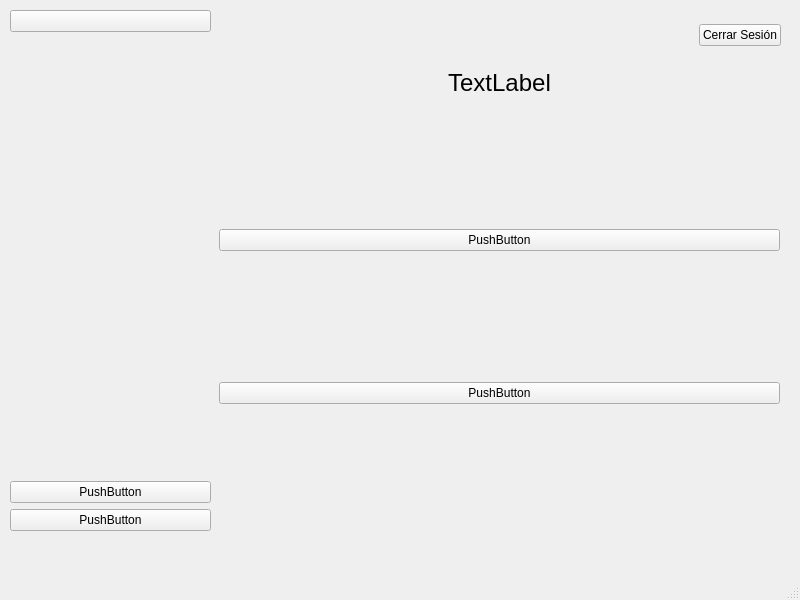
<?xml version="1.0" encoding="UTF-8"?>
<ui version="4.0">
 <class>MainWindow</class>
 <widget class="QMainWindow" name="MainWindow">
  <property name="geometry">
   <rect>
    <x>0</x>
    <y>0</y>
    <width>800</width>
    <height>600</height>
   </rect>
  </property>
  <property name="windowTitle">
   <string>MainWindow</string>
  </property>
  <widget class="QWidget" name="centralwidget">
   <widget class="QWidget" name="verticalLayoutWidget">
    <property name="geometry">
     <rect>
      <x>10</x>
      <y>10</y>
      <width>201</width>
      <height>521</height>
     </rect>
    </property>
    <layout class="QVBoxLayout" name="verticalLayout">
     <item>
      <widget class="QPushButton" name="pushButton_3">
       <property name="text">
        <string/>
       </property>
       <property name="icon">
        <iconset>
         <normaloff>logo_isli.png</normaloff>logo_isli.png</iconset>
       </property>
       <property name="iconSize">
        <size>
         <width>150</width>
         <height>150</height>
        </size>
       </property>
      </widget>
     </item>
     <item>
      <spacer name="verticalSpacer">
       <property name="orientation">
        <enum>Qt::Orientation::Vertical</enum>
       </property>
       <property name="sizeHint" stdset="0">
        <size>
         <width>20</width>
         <height>40</height>
        </size>
       </property>
      </spacer>
     </item>
     <item>
      <widget class="QPushButton" name="pushButton">
       <property name="text">
        <string>PushButton</string>
       </property>
      </widget>
     </item>
     <item>
      <widget class="QPushButton" name="pushButton_2">
       <property name="text">
        <string>PushButton</string>
       </property>
      </widget>
     </item>
    </layout>
   </widget>
   <widget class="QWidget" name="verticalLayoutWidget_2">
    <property name="geometry">
     <rect>
      <x>219</x>
      <y>69</y>
      <width>561</width>
      <height>461</height>
     </rect>
    </property>
    <layout class="QVBoxLayout" name="verticalLayout_2">
     <item>
      <widget class="QLabel" name="label">
       <property name="font">
        <font>
         <pointsize>18</pointsize>
        </font>
       </property>
       <property name="text">
        <string>TextLabel</string>
       </property>
       <property name="alignment">
        <set>Qt::AlignmentFlag::AlignCenter</set>
       </property>
      </widget>
     </item>
     <item>
      <spacer name="verticalSpacer_4">
       <property name="orientation">
        <enum>Qt::Orientation::Vertical</enum>
       </property>
       <property name="sizeHint" stdset="0">
        <size>
         <width>20</width>
         <height>40</height>
        </size>
       </property>
      </spacer>
     </item>
     <item>
      <widget class="QPushButton" name="pushButton_5">
       <property name="text">
        <string>PushButton</string>
       </property>
      </widget>
     </item>
     <item>
      <spacer name="verticalSpacer_5">
       <property name="orientation">
        <enum>Qt::Orientation::Vertical</enum>
       </property>
       <property name="sizeHint" stdset="0">
        <size>
         <width>20</width>
         <height>40</height>
        </size>
       </property>
      </spacer>
     </item>
     <item>
      <widget class="QPushButton" name="pushButton_4">
       <property name="text">
        <string>PushButton</string>
       </property>
      </widget>
     </item>
     <item>
      <spacer name="verticalSpacer_3">
       <property name="orientation">
        <enum>Qt::Orientation::Vertical</enum>
       </property>
       <property name="sizeHint" stdset="0">
        <size>
         <width>20</width>
         <height>40</height>
        </size>
       </property>
      </spacer>
     </item>
    </layout>
   </widget>
   <widget class="QWidget" name="horizontalLayoutWidget">
    <property name="geometry">
     <rect>
      <x>220</x>
      <y>10</y>
      <width>561</width>
      <height>51</height>
     </rect>
    </property>
    <layout class="QHBoxLayout" name="horizontalLayout_2">
     <item>
      <spacer name="horizontalSpacer">
       <property name="orientation">
        <enum>Qt::Orientation::Horizontal</enum>
       </property>
       <property name="sizeHint" stdset="0">
        <size>
         <width>40</width>
         <height>20</height>
        </size>
       </property>
      </spacer>
     </item>
     <item>
      <widget class="QPushButton" name="pushButton_6">
       <property name="text">
        <string>Cerrar Sesión</string>
       </property>
      </widget>
     </item>
    </layout>
   </widget>
  </widget>
  <widget class="QMenuBar" name="menubar">
   <property name="geometry">
    <rect>
     <x>0</x>
     <y>0</y>
     <width>800</width>
     <height>30</height>
    </rect>
   </property>
  </widget>
  <widget class="QStatusBar" name="statusbar"/>
 </widget>
 <resources/>
 <connections/>
</ui>
